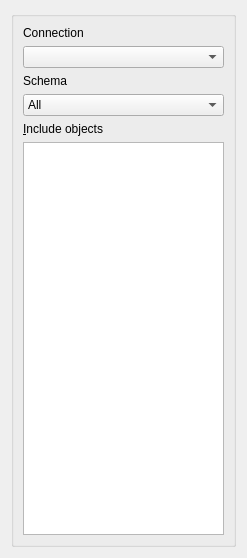
<ui version="4.0" >
 <class>toScriptSchemaWidget</class>
 <widget class="QWidget" name="toScriptSchemaWidget" >
  <property name="geometry" >
   <rect>
    <x>0</x>
    <y>0</y>
    <width>247</width>
    <height>558</height>
   </rect>
  </property>
  <property name="windowTitle" >
   <string>Form</string>
  </property>
  <layout class="QGridLayout" >
   <item row="0" column="0" >
    <widget class="QGroupBox" name="GroupBox" >
     <property name="sizePolicy" >
      <sizepolicy vsizetype="Expanding" hsizetype="Preferred" >
       <horstretch>0</horstretch>
       <verstretch>0</verstretch>
      </sizepolicy>
     </property>
     <layout class="QGridLayout" >
      <item row="0" column="0" >
       <widget class="QLabel" name="TextLabel2" >
        <property name="text" >
         <string>Connection</string>
        </property>
        <property name="wordWrap" >
         <bool>false</bool>
        </property>
       </widget>
      </item>
      <item row="1" column="0" >
       <widget class="QComboBox" name="ConnectionComboBox" />
      </item>
      <item row="2" column="0" >
       <widget class="QLabel" name="TextLabel2_2" >
        <property name="text" >
         <string>Schema</string>
        </property>
        <property name="wordWrap" >
         <bool>false</bool>
        </property>
       </widget>
      </item>
      <item row="3" column="0" >
       <widget class="QComboBox" name="SchemaComboBox" >
        <item>
         <property name="text" >
          <string>All</string>
         </property>
        </item>
       </widget>
      </item>
      <item row="4" column="0" >
       <widget class="QLabel" name="TextLabel1" >
        <property name="sizePolicy" >
         <sizepolicy vsizetype="Maximum" hsizetype="Minimum" >
          <horstretch>0</horstretch>
          <verstretch>0</verstretch>
         </sizepolicy>
        </property>
        <property name="text" >
         <string>&amp;Include objects</string>
        </property>
        <property name="wordWrap" >
         <bool>false</bool>
        </property>
        <property name="buddy" >
         <cstring>ObjectsView</cstring>
        </property>
       </widget>
      </item>
      <item row="5" column="0" >
       <layout class="QVBoxLayout" name="verticalLayout" >
        <property name="spacing" >
         <number>0</number>
        </property>
        <item>
         <widget class="toWorkingWidget" native="1" name="WorkingWidget" >
          <property name="sizePolicy" >
           <sizepolicy vsizetype="Fixed" hsizetype="Preferred" >
            <horstretch>0</horstretch>
            <verstretch>0</verstretch>
           </sizepolicy>
          </property>
         </widget>
        </item>
        <item>
         <widget class="QTreeView" name="ObjectsView" >
          <property name="selectionMode" >
           <enum>QAbstractItemView::MultiSelection</enum>
          </property>
         </widget>
        </item>
       </layout>
      </item>
     </layout>
     <zorder>TextLabel2</zorder>
     <zorder>TextLabel2_2</zorder>
     <zorder>ConnectionComboBox</zorder>
     <zorder>SchemaComboBox</zorder>
     <zorder>TextLabel1</zorder>
     <zorder>ObjectsView</zorder>
     <zorder>WorkingWidget</zorder>
     <zorder>ObjectsView</zorder>
    </widget>
   </item>
  </layout>
 </widget>
 <customwidgets>
  <customwidget>
   <class>toWorkingWidget</class>
   <extends>QWidget</extends>
   <header>toworkingwidget.h</header>
   <container>1</container>
  </customwidget>
 </customwidgets>
 <resources/>
 <connections/>
</ui>
